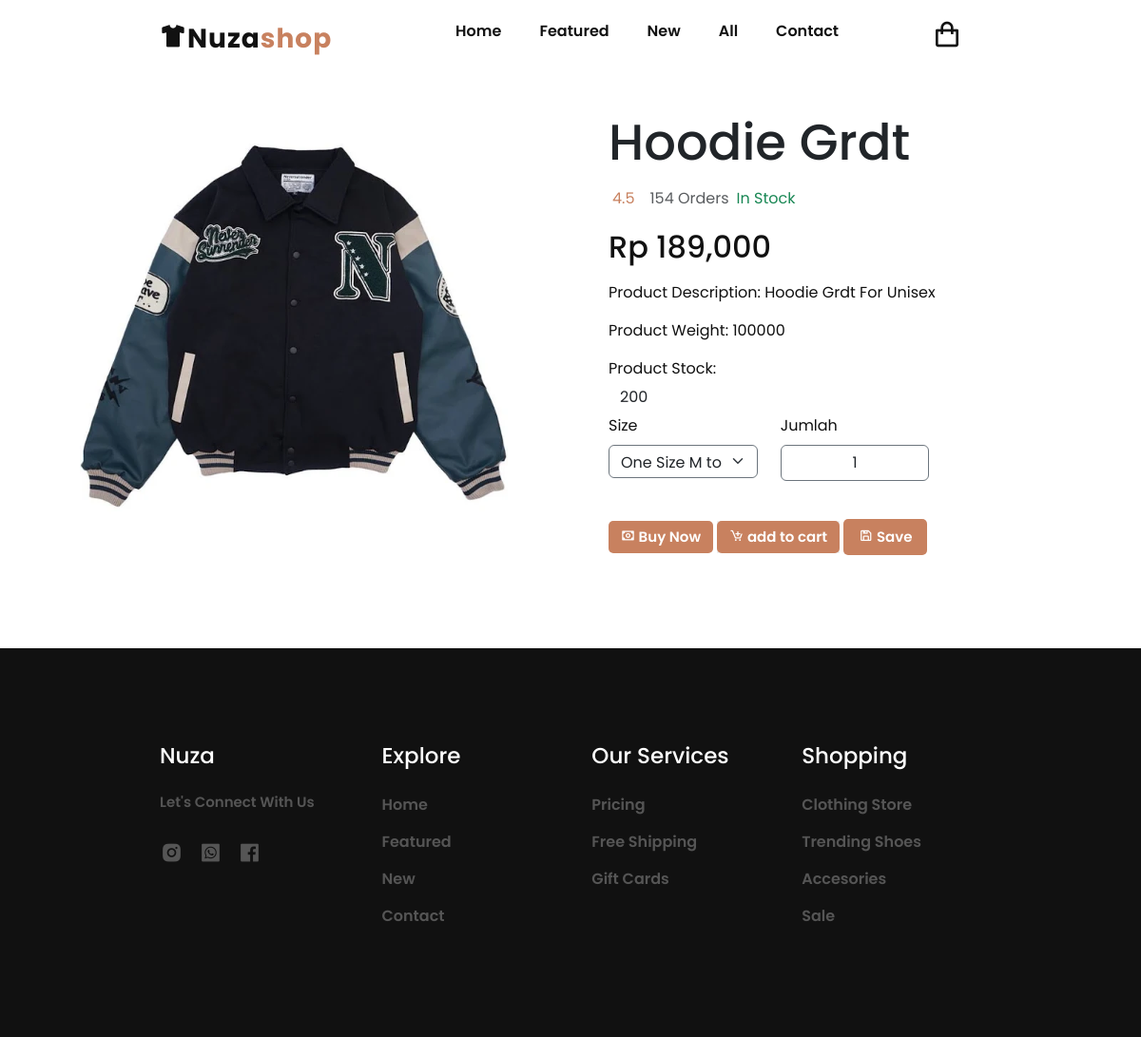
Page /user/detail_produk.php?id=29 on the committed database.
### tables this page shows
CREATE TABLE `produk` (
  `id_produk` int(11) NOT NULL,
  `id_kategori` int(11) NOT NULL,
  `nama_produk` varchar(100) NOT NULL,
  `harga_produk` int(11) NOT NULL,
  `berat_produk` int(11) NOT NULL,
  `foto_produk` varchar(255) NOT NULL,
  `deskripsi_produk` text NOT NULL,
  `stok_produk` int(11) NOT NULL
);

### user/detail_produk.php (the view, shortened to what this page needs)
<?php
$koneksi = mysqli_connect("localhost", "root", "", "toko_online");
if (isset($_GET['id'])) {
    $id_produk = $_GET['id'];
    $query = "SELECT * FROM produk WHERE id_produk = $id_produk";
    $result = mysqli_query($koneksi, $query);
    if ($result) {
        $detail_produk = mysqli_fetch_assoc($result);
        if ($detail_produk) {
            ?>
            <!DOCTYPE html>
            <html lang="en">
            <head>
                <link href="https://cdn.jsdelivr.net/npm/bootstrap@5.3.2/dist/css/bootstrap.min.css" rel="stylesheet">
                    <link rel="stylesheet" href="https://unpkg.com/boxicons@latest/css/boxicons.min.css">
            </head>
            <body style="text-transform: capitalize;">
<header>
    <a href="#" class="logo"><i class='bx bxs-t-shirt'></i>Nuza<span>shop</span></a>
    <ul class="navlist">
      <li><a href="../user/index.php#home">home</a></li>
      <li><a href="../user/index.php#featured">Featured</a></li>
      <li><a href="../user/index.php#new">New</a></li>
      <li><a href="../user/index.php#all">All</a></li>
      <li><a href="#contact">Contact</a></li>
    </ul>
    <div class="header-icons">
      <a href="keranjang.php"><i class='bx bx-shopping-bag'></i></a>
    </div>
</header>
             <section class="py-5" style="margin-top: 70px;">
    <form action="" method="post">
        <div class="container">
            <div class="row gx-5">
                <aside class="col-lg-6">
                    <div class="mb-3 d-flex justify-content-center">
                        <a data-fslightbox="mygallery" class="rounded-4" target="_blank" data-type="image" href="https://bootstrap-ecommerce.com/bootstrap5-ecommerce/images/items/detail1/big.webp">
                            <img class="rounded-2" width="100%" height="450" src="../assets/foto_produk/<?php echo $detail_produk['foto_produk']; ?>" alt="Product Image">
                        </a>
                    </div>
                </aside>
                <main class="col-lg-6">
                    <div class="ps-lg-3">
                        <h1 style="font-size: var(--h2-font); font-weight: 500; color: #111;" class="title text-dark">
                            <?php echo $detail_produk['nama_produk']; ?> <br>
                        </h1>
                        <div class="d-flex flex-row my-3">
                            <div class="text-warning mb-1 me-2">
                                <span class="ms-1">4.5</span>
                            </div>
                            <span class="text-muted"><i class="fas fa-shopping-basket fa-sm mx-1"></i>154 orders</span>
                            <span class="text-success ms-2">In stock</span>
                        </div>
                        <div class="mb-3">
                            <span style="font-size: var(--h3-font);" class="h5">Rp <?php echo number_format($detail_produk['harga_produk']); ?></span>
                        </div>
                        <p>product description: <?php echo $detail_produk['deskripsi_produk']; ?></p>
                        <p>product weight: <?php echo $detail_produk['berat_produk']; ?></p>
                        <label>product stock:</label>
                        <input style="background-color: white; border: none;" disabled class="form-control" value="<?php echo $detail_produk['stok_produk']; ?>">
                        <div class="row mb-4">
                            <div class="col-md-4 col-6">
                                <label class="mb-2">Size</label>
                                <select class="form-select border border-secondary" style="height: 35px;">
                                    <option>One Size M to L</option>
                                </select>
                            </div>
                            <div class="col-md-4 col-6 mb-3">
                                <label class="mb-2 d-block">jumlah</label>
                                <input type="text" name="jumlah" class="form-control text-center border border-secondary" value="1" min="1" max="<?= $detail_produk['stok_produk'] ?>" aria-label="Example text with button addon" aria-describedby="button-addon1" />
                            </div>
                        </div>
                        <a href="checkout.php?id_produk=<?= $id_produk ?>&jumlah=1" class="xyz"><i style="color: #fff;" class='bx bx-money'></i> Buy now</a>
                        <button style="border: none;" name="beli">
                            <a href="beli.php?idproduk=<?= $detail_produk['id_produk'] ?>" class="xyz"><i style="color: #fff;" class='bx bx-cart-add'></i> add to cart</a>
                        </button>
                        <a href="#" class="xyz py-2 icon-hover px-3"><i style="color: #fff;" class='bx bx-save'></i> Save</a>
                    </div>
                </main>
            </div>
        </div>
    </form>
</section>
                 <section style="padding: 100px 14% !important;margin-top: 50px;" class="contact" id="contact">
        <div class="main-contact">
          <h3>Nuza</h3>
          <h5>Let's Connect With Us</h5>
          <div class="icons">
            <a href="#"><i class='bx bxl-instagram-alt'></i></a>
            <a href="#"><i class='bx bxl-whatsapp-square' ></i></a>
            <a href="#"><i class='bx bxl-facebook-square'></i></a>
          </div>
        </div>
        <div class="main-contact">
          <h3>Explore</h3>
            <li><a href="#home">Home</a></li>
            <li><a href="#featured">Featured</a></li>
            <li><a href="#new">New</a></li>
            <li><a href="#contact">Contact</a></li>
        </div>
        <div class="main-contact">
          <h3>Our Services</h3>
          <li><a href="#">Pricing</a></li>
          <li><a href="#">Free Shipping</a></li>
          <li><a href="#">Gift Cards</a></li>
        </div>
        <div class="main-contact">
          <h3>Shopping</h3>
          <li><a href="#">Clothing Store</a></li>
          <li><a href="#">Trending Shoes</a></li>
          <li><a href="#">Accesories</a></li>
          <li><a href="#">Sale</a></li>
        </div>
      </section>
            </body>
            </html>
            <?php
        } else {
            echo "Produk tidak ditemukan.";
        }
    } else {
        echo "Error dalam menjalankan query: " . mysqli_error($koneksi);
    }
} else {
    echo "ID produk tidak ditemukan dalam parameter URL.";
}
?>

### user/detail_produk.php (style rules this page uses)
:root { --bg-color: #fff; --text-color: #111; --main-color: #c8815f; --big-font: 4.5rem; --h2-font: 3.3rem; --h3-font: 2rem; --normal-font: 1rem; }
* { margin: 0; padding: 0; box-sizing: border-box; list-style: none; text-decoration: none !important; font-family: 'Poppins', sans-serif; color: #111; }
body { background: var(--bg-color); color: var(--text-color); }
header { width: 100%; top: 0; right: 0; z-index: 1000; position: fixed; display: flex; justify-content: space-between; background: transparent; transition: all 0.35s ease; padding: 20px 14%; }
.logo { font-size: 28px; font-weight: 700; letter-spacing: 1px; color: var(--text-color); }
.navlist { display: flex; align-items: center; }
.navlist a { color: var(--text-color); font-weight: 600; padding: 10px 20px; font-size: var(--normal-font); transition: all 0.36s ease; }
span { color: var(--main-color); }
.header-icons i { font-size: 32px; color: var(--text-color); margin-right: 20px; transition: all 0.36s ease; }
.contact { background: var(--text-color); display: grid; grid-template-columns: repeat(auto-fit, minmax(150px, auto)); gap: 2rem; }
.main-contact h3 { font-size: 23px; margin-bottom: 1.6rem; color: var(--bg-color); }
.main-contact h5 { font-size: 15px; font-weight: 600; color: #555; }
.icons { display: flex; margin-top: 2rem; }
.icons i { font-size: 25px; margin-right: 1rem; color: #555; transition: all 0.35s ease; }
.main-contact li { margin-bottom: 15px; }
.main-contact li a { display: block; color: #555; font-weight: 600; transition: all 0.35s ease; font-size: var(--normal-font); }
.xyz { margin: px; display: inline-block; background: var(--main-color); color: var(--bg-color); padding: 6px 13px; font-size: 15px; font-weight: 600; border-radius: 5px; transition: all 0.35s ease; border: none; }

### rows in the picture
produk: foto_produk (picture), nama_produk "Hoodie Grdt", harga_produk "189,000", deskripsi_produk "Hoodie Grdt For Unisex", berat_produk "100000", stok_produk "200"
